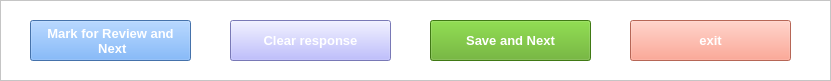
   <widget class="QFrame" name="frame_2">
    <property name="geometry">
     <rect>
      <x>20</x>
      <y>860</y>
      <width>831</width>
      <height>81</height>
     </rect>
    </property>
    <property name="font">
     <font>
      <pointsize>10</pointsize>
      <weight>75</weight>
      <bold>true</bold>
     </font>
    </property>
    <property name="styleSheet">
     <string notr="true">background-color: rgb(255, 255, 255);
border-color: rgb(0, 0, 0);</string>
    </property>
    <property name="frameShape">
     <enum>QFrame::StyledPanel</enum>
    </property>
    <property name="frameShadow">
     <enum>QFrame::Raised</enum>
    </property>
    <widget class="QPushButton" name="pushButton_2">
     <property name="geometry">
      <rect>
       <x>430</x>
       <y>20</y>
       <width>161</width>
       <height>41</height>
      </rect>
     </property>
     <property name="palette">
      <palette>
       <active>
        <colorrole role="Button">
         <brush brushstyle="SolidPattern">
          <color alpha="255">
           <red>90</red>
           <green>170</green>
           <blue>28</blue>
          </color>
         </brush>
        </colorrole>
        <colorrole role="ButtonText">
         <brush brushstyle="SolidPattern">
          <color alpha="255">
           <red>255</red>
           <green>255</green>
           <blue>255</blue>
          </color>
         </brush>
        </colorrole>
        <colorrole role="Base">
         <brush brushstyle="SolidPattern">
          <color alpha="255">
           <red>90</red>
           <green>170</green>
           <blue>28</blue>
          </color>
         </brush>
        </colorrole>
        <colorrole role="Window">
         <brush brushstyle="SolidPattern">
          <color alpha="255">
           <red>90</red>
           <green>170</green>
           <blue>28</blue>
          </color>
         </brush>
        </colorrole>
       </active>
       <inactive>
        <colorrole role="Button">
         <brush brushstyle="SolidPattern">
          <color alpha="255">
           <red>90</red>
           <green>170</green>
           <blue>28</blue>
          </color>
         </brush>
        </colorrole>
        <colorrole role="ButtonText">
         <brush brushstyle="SolidPattern">
          <color alpha="255">
           <red>255</red>
           <green>255</green>
           <blue>255</blue>
          </color>
         </brush>
        </colorrole>
        <colorrole role="Base">
         <brush brushstyle="SolidPattern">
          <color alpha="255">
           <red>90</red>
           <green>170</green>
           <blue>28</blue>
          </color>
         </brush>
        </colorrole>
        <colorrole role="Window">
         <brush brushstyle="SolidPattern">
          <color alpha="255">
           <red>90</red>
           <green>170</green>
           <blue>28</blue>
          </color>
         </brush>
        </colorrole>
       </inactive>
       <disabled>
        <colorrole role="Button">
         <brush brushstyle="SolidPattern">
          <color alpha="255">
           <red>90</red>
           <green>170</green>
           <blue>28</blue>
          </color>
         </brush>
        </colorrole>
        <colorrole role="ButtonText">
         <brush brushstyle="SolidPattern">
          <color alpha="255">
           <red>159</red>
           <green>158</green>
           <blue>158</blue>
          </color>
         </brush>
        </colorrole>
        <colorrole role="Base">
         <brush brushstyle="SolidPattern">
          <color alpha="255">
           <red>90</red>
           <green>170</green>
           <blue>28</blue>
          </color>
         </brush>
        </colorrole>
        <colorrole role="Window">
         <brush brushstyle="SolidPattern">
          <color alpha="255">
           <red>90</red>
           <green>170</green>
           <blue>28</blue>
          </color>
         </brush>
        </colorrole>
       </disabled>
      </palette>
     </property>
     <property name="font">
      <font>
       <pointsize>10</pointsize>
       <weight>75</weight>
       <italic>false</italic>
       <bold>true</bold>
       <underline>false</underline>
       <kerning>true</kerning>
      </font>
     </property>
     <property name="styleSheet">
      <string notr="true">background-color: rgb(90, 170, 28);
border-color: rgb(0, 0, 0);</string>
     </property>
     <property name="text">
      <string>Save and Next</string>
     </property>
    </widget>
    <widget class="QPushButton" name="pushButton_13">
     <property name="geometry">
      <rect>
       <x>30</x>
       <y>20</y>
       <width>161</width>
       <height>41</height>
      </rect>
     </property>
     <property name="palette">
      <palette>
       <active>
        <colorrole role="Button">
         <brush brushstyle="SolidPattern">
          <color alpha="255">
           <red>97</red>
           <green>159</green>
           <blue>240</blue>
          </color>
         </brush>
        </colorrole>
        <colorrole role="ButtonText">
         <brush brushstyle="SolidPattern">
          <color alpha="255">
           <red>255</red>
           <green>255</green>
           <blue>255</blue>
          </color>
         </brush>
        </colorrole>
        <colorrole role="Base">
         <brush brushstyle="SolidPattern">
          <color alpha="255">
           <red>97</red>
           <green>159</green>
           <blue>240</blue>
          </color>
         </brush>
        </colorrole>
        <colorrole role="Window">
         <brush brushstyle="SolidPattern">
          <color alpha="255">
           <red>97</red>
           <green>159</green>
           <blue>240</blue>
          </color>
         </brush>
        </colorrole>
       </active>
       <inactive>
        <colorrole role="Button">
         <brush brushstyle="SolidPattern">
          <color alpha="255">
           <red>97</red>
           <green>159</green>
           <blue>240</blue>
          </color>
         </brush>
        </colorrole>
        <colorrole role="ButtonText">
         <brush brushstyle="SolidPattern">
          <color alpha="255">
           <red>255</red>
           <green>255</green>
           <blue>255</blue>
          </color>
         </brush>
        </colorrole>
        <colorrole role="Base">
         <brush brushstyle="SolidPattern">
          <color alpha="255">
           <red>97</red>
           <green>159</green>
           <blue>240</blue>
          </color>
         </brush>
        </colorrole>
        <colorrole role="Window">
         <brush brushstyle="SolidPattern">
          <color alpha="255">
           <red>97</red>
           <green>159</green>
           <blue>240</blue>
          </color>
         </brush>
        </colorrole>
       </inactive>
       <disabled>
        <colorrole role="Button">
         <brush brushstyle="SolidPattern">
          <color alpha="255">
           <red>97</red>
           <green>159</green>
           <blue>240</blue>
          </color>
         </brush>
        </colorrole>
        <colorrole role="ButtonText">
         <brush brushstyle="SolidPattern">
          <color alpha="255">
           <red>159</red>
           <green>158</green>
           <blue>158</blue>
          </color>
         </brush>
        </colorrole>
        <colorrole role="Base">
         <brush brushstyle="SolidPattern">
          <color alpha="255">
           <red>97</red>
           <green>159</green>
           <blue>240</blue>
          </color>
         </brush>
        </colorrole>
        <colorrole role="Window">
         <brush brushstyle="SolidPattern">
          <color alpha="255">
           <red>97</red>
           <green>159</green>
           <blue>240</blue>
          </color>
         </brush>
        </colorrole>
       </disabled>
      </palette>
     </property>
     <property name="font">
      <font>
       <pointsize>10</pointsize>
       <weight>75</weight>
       <bold>true</bold>
      </font>
     </property>
     <property name="styleSheet">
      <string notr="true">border-color: rgb(0, 0, 0);
background-color: rgb(97, 159, 240);</string>
     </property>
     <property name="text">
      <string>Mark for Review and 
 Next</string>
     </property>
    </widget>
    <widget class="QPushButton" name="pushButton_11">
     <property name="geometry">
      <rect>
       <x>230</x>
       <y>20</y>
       <width>161</width>
       <height>41</height>
      </rect>
     </property>
     <property name="palette">
      <palette>
       <active>
        <colorrole role="Button">
         <brush brushstyle="SolidPattern">
          <color alpha="255">
           <red>170</red>
           <green>170</green>
           <blue>255</blue>
          </color>
         </brush>
        </colorrole>
        <colorrole role="ButtonText">
         <brush brushstyle="SolidPattern">
          <color alpha="255">
           <red>255</red>
           <green>255</green>
           <blue>255</blue>
          </color>
         </brush>
        </colorrole>
        <colorrole role="Base">
         <brush brushstyle="SolidPattern">
          <color alpha="255">
           <red>170</red>
           <green>170</green>
           <blue>255</blue>
          </color>
         </brush>
        </colorrole>
        <colorrole role="Window">
         <brush brushstyle="SolidPattern">
          <color alpha="255">
           <red>170</red>
           <green>170</green>
           <blue>255</blue>
          </color>
         </brush>
        </colorrole>
       </active>
       <inactive>
        <colorrole role="Button">
         <brush brushstyle="SolidPattern">
          <color alpha="255">
           <red>170</red>
           <green>170</green>
           <blue>255</blue>
          </color>
         </brush>
        </colorrole>
        <colorrole role="ButtonText">
         <brush brushstyle="SolidPattern">
          <color alpha="255">
           <red>255</red>
           <green>255</green>
           <blue>255</blue>
          </color>
         </brush>
        </colorrole>
        <colorrole role="Base">
         <brush brushstyle="SolidPattern">
          <color alpha="255">
           <red>170</red>
           <green>170</green>
           <blue>255</blue>
          </color>
         </brush>
        </colorrole>
        <colorrole role="Window">
         <brush brushstyle="SolidPattern">
          <color alpha="255">
           <red>170</red>
           <green>170</green>
           <blue>255</blue>
          </color>
         </brush>
        </colorrole>
       </inactive>
       <disabled>
        <colorrole role="Button">
         <brush brushstyle="SolidPattern">
          <color alpha="255">
           <red>170</red>
           <green>170</green>
           <blue>255</blue>
          </color>
         </brush>
        </colorrole>
        <colorrole role="ButtonText">
         <brush brushstyle="SolidPattern">
          <color alpha="255">
           <red>159</red>
           <green>158</green>
           <blue>158</blue>
          </color>
         </brush>
        </colorrole>
        <colorrole role="Base">
         <brush brushstyle="SolidPattern">
          <color alpha="255">
           <red>170</red>
           <green>170</green>
           <blue>255</blue>
          </color>
         </brush>
        </colorrole>
        <colorrole role="Window">
         <brush brushstyle="SolidPattern">
          <color alpha="255">
           <red>170</red>
           <green>170</green>
           <blue>255</blue>
          </color>
         </brush>
        </colorrole>
       </disabled>
      </palette>
     </property>
     <property name="font">
      <font>
       <pointsize>10</pointsize>
       <weight>75</weight>
       <bold>true</bold>
      </font>
     </property>
     <property name="styleSheet">
      <string notr="true">border-color: rgb(0, 0, 0);
background-color: rgb(170, 170, 255);</string>
     </property>
     <property name="text">
      <string>Clear response</string>
     </property>
    </widget>
    <widget class="QPushButton" name="pushButton_3">
     <property name="geometry">
      <rect>
       <x>630</x>
       <y>20</y>
       <width>161</width>
       <height>41</height>
      </rect>
     </property>
     <property name="palette">
      <palette>
       <active>
        <colorrole role="Button">
         <brush brushstyle="SolidPattern">
          <color alpha="255">
           <red>255</red>
           <green>143</green>
           <blue>120</blue>
          </color>
         </brush>
        </colorrole>
        <colorrole role="ButtonText">
         <brush brushstyle="SolidPattern">
          <color alpha="255">
           <red>255</red>
           <green>255</green>
           <blue>255</blue>
          </color>
         </brush>
        </colorrole>
        <colorrole role="Base">
         <brush brushstyle="SolidPattern">
          <color alpha="255">
           <red>255</red>
           <green>143</green>
           <blue>120</blue>
          </color>
         </brush>
        </colorrole>
        <colorrole role="Window">
         <brush brushstyle="SolidPattern">
          <color alpha="255">
           <red>255</red>
           <green>143</green>
           <blue>120</blue>
          </color>
         </brush>
        </colorrole>
       </active>
       <inactive>
        <colorrole role="Button">
         <brush brushstyle="SolidPattern">
          <color alpha="255">
           <red>255</red>
           <green>143</green>
           <blue>120</blue>
          </color>
         </brush>
        </colorrole>
        <colorrole role="ButtonText">
         <brush brushstyle="SolidPattern">
          <color alpha="255">
           <red>255</red>
           <green>255</green>
           <blue>255</blue>
          </color>
         </brush>
        </colorrole>
        <colorrole role="Base">
         <brush brushstyle="SolidPattern">
          <color alpha="255">
           <red>255</red>
           <green>143</green>
           <blue>120</blue>
          </color>
         </brush>
        </colorrole>
        <colorrole role="Window">
         <brush brushstyle="SolidPattern">
          <color alpha="255">
           <red>255</red>
           <green>143</green>
           <blue>120</blue>
          </color>
         </brush>
        </colorrole>
       </inactive>
       <disabled>
        <colorrole role="Button">
         <brush brushstyle="SolidPattern">
          <color alpha="255">
           <red>255</red>
           <green>143</green>
           <blue>120</blue>
          </color>
         </brush>
        </colorrole>
        <colorrole role="ButtonText">
         <brush brushstyle="SolidPattern">
          <color alpha="255">
           <red>159</red>
           <green>158</green>
           <blue>158</blue>
          </color>
         </brush>
        </colorrole>
        <colorrole role="Base">
         <brush brushstyle="SolidPattern">
          <color alpha="255">
           <red>255</red>
           <green>143</green>
           <blue>120</blue>
          </color>
         </brush>
        </colorrole>
        <colorrole role="Window">
         <brush brushstyle="SolidPattern">
          <color alpha="255">
           <red>255</red>
           <green>143</green>
           <blue>120</blue>
          </color>
         </brush>
        </colorrole>
       </disabled>
      </palette>
     </property>
     <property name="font">
      <font>
       <pointsize>10</pointsize>
       <weight>75</weight>
       <bold>true</bold>
      </font>
     </property>
     <property name="styleSheet">
      <string notr="true">border-color: rgb(0, 0, 0);
background-color: rgb(255, 143, 120);</string>
     </property>
     <property name="text">
      <string>exit</string>
     </property>
    </widget>
   </widget>
